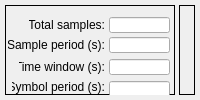
     <widget class="QWidget" name="tab_eye">
      <attribute name="title">
       <string>Eye diagram</string>
      </attribute>
      <layout class="QGridLayout" name="gridLayout_5">
       <property name="leftMargin">
        <number>5</number>
       </property>
       <property name="topMargin">
        <number>5</number>
       </property>
       <property name="rightMargin">
        <number>5</number>
       </property>
       <property name="bottomMargin">
        <number>5</number>
       </property>
       <property name="horizontalSpacing">
        <number>4</number>
       </property>
       <item row="0" column="0">
        <widget class="QFrame" name="dataFrameEye">
         <property name="sizePolicy">
          <sizepolicy hsizetype="Fixed" vsizetype="MinimumExpanding">
           <horstretch>0</horstretch>
           <verstretch>0</verstretch>
          </sizepolicy>
         </property>
         <property name="minimumSize">
          <size>
           <width>170</width>
           <height>0</height>
          </size>
         </property>
         <property name="autoFillBackground">
          <bool>true</bool>
         </property>
         <property name="frameShape">
          <enum>QFrame::Box</enum>
         </property>
         <property name="frameShadow">
          <enum>QFrame::Plain</enum>
         </property>
         <widget class="QLineEdit" name="totalSamplesEye">
          <property name="geometry">
           <rect>
            <x>104</x>
            <y>12</y>
            <width>61</width>
            <height>16</height>
           </rect>
          </property>
          <property name="readOnly">
           <bool>true</bool>
          </property>
         </widget>
         <widget class="QLabel" name="label_17">
          <property name="geometry">
           <rect>
            <x>24</x>
            <y>12</y>
            <width>76</width>
            <height>16</height>
           </rect>
          </property>
          <property name="text">
           <string>Total samples:</string>
          </property>
          <property name="alignment">
           <set>Qt::AlignRight|Qt::AlignTrailing|Qt::AlignVCenter</set>
          </property>
         </widget>
         <widget class="QLineEdit" name="samplingPeriodEye">
          <property name="geometry">
           <rect>
            <x>104</x>
            <y>32</y>
            <width>61</width>
            <height>16</height>
           </rect>
          </property>
          <property name="readOnly">
           <bool>true</bool>
          </property>
         </widget>
         <widget class="QLabel" name="label_39">
          <property name="geometry">
           <rect>
            <x>3</x>
            <y>32</y>
            <width>97</width>
            <height>16</height>
           </rect>
          </property>
          <property name="frameShape">
           <enum>QFrame::NoFrame</enum>
          </property>
          <property name="text">
           <string>Sample period (s):</string>
          </property>
          <property name="alignment">
           <set>Qt::AlignRight|Qt::AlignTrailing|Qt::AlignVCenter</set>
          </property>
         </widget>
         <widget class="QLineEdit" name="timeWindowEye">
          <property name="geometry">
           <rect>
            <x>104</x>
            <y>54</y>
            <width>61</width>
            <height>16</height>
           </rect>
          </property>
          <property name="readOnly">
           <bool>true</bool>
          </property>
         </widget>
         <widget class="QLabel" name="label_40">
          <property name="geometry">
           <rect>
            <x>14</x>
            <y>54</y>
            <width>86</width>
            <height>16</height>
           </rect>
          </property>
          <property name="frameShape">
           <enum>QFrame::NoFrame</enum>
          </property>
          <property name="text">
           <string>Time window (s):</string>
          </property>
          <property name="alignment">
           <set>Qt::AlignRight|Qt::AlignTrailing|Qt::AlignVCenter</set>
          </property>
         </widget>
         <widget class="QGroupBox" name="groupBox_9">
          <property name="geometry">
           <rect>
            <x>5</x>
            <y>172</y>
            <width>160</width>
            <height>88</height>
           </rect>
          </property>
          <property name="title">
           <string>Signal type (for viewing)</string>
          </property>
          <widget class="QCheckBox" name="signalCheckBoxEye">
           <property name="geometry">
            <rect>
             <x>10</x>
             <y>28</y>
             <width>91</width>
             <height>17</height>
            </rect>
           </property>
           <property name="text">
            <string>Display signal</string>
           </property>
           <property name="checked">
            <bool>false</bool>
           </property>
          </widget>
          <widget class="QCheckBox" name="sigandnoiseCheckBoxEye">
           <property name="geometry">
            <rect>
             <x>10</x>
             <y>46</y>
             <width>141</width>
             <height>17</height>
            </rect>
           </property>
           <property name="text">
            <string>Display signal + noise</string>
           </property>
          </widget>
          <widget class="QRadioButton" name="radioButtonLinearPwrEye">
           <property name="geometry">
            <rect>
             <x>56</x>
             <y>66</y>
             <width>51</width>
             <height>17</height>
            </rect>
           </property>
           <property name="text">
            <string>Watts</string>
           </property>
           <property name="checked">
            <bool>false</bool>
           </property>
          </widget>
          <widget class="QRadioButton" name="radioButtonLogPwrEye">
           <property name="geometry">
            <rect>
             <x>112</x>
             <y>66</y>
             <width>46</width>
             <height>17</height>
            </rect>
           </property>
           <property name="text">
            <string>dBm</string>
           </property>
          </widget>
          <widget class="QRadioButton" name="radioButtonMagEye">
           <property name="geometry">
            <rect>
             <x>8</x>
             <y>66</y>
             <width>44</width>
             <height>17</height>
            </rect>
           </property>
           <property name="text">
            <string>Mag</string>
           </property>
           <property name="checked">
            <bool>true</bool>
           </property>
          </widget>
         </widget>
         <widget class="QGroupBox" name="groupBox_10">
          <property name="geometry">
           <rect>
            <x>5</x>
            <y>98</y>
            <width>160</width>
            <height>70</height>
           </rect>
          </property>
          <property name="title">
           <string>Iterations</string>
          </property>
          <widget class="QLabel" name="label_42">
           <property name="geometry">
            <rect>
             <x>42</x>
             <y>26</y>
             <width>55</width>
             <height>16</height>
            </rect>
           </property>
           <property name="layoutDirection">
            <enum>Qt::LeftToRight</enum>
           </property>
           <property name="text">
            <string>Current:</string>
           </property>
           <property name="alignment">
            <set>Qt::AlignRight|Qt::AlignTrailing|Qt::AlignVCenter</set>
           </property>
          </widget>
          <widget class="QSpinBox" name="spinBoxEye">
           <property name="geometry">
            <rect>
             <x>104</x>
             <y>22</y>
             <width>41</width>
             <height>23</height>
            </rect>
           </property>
           <property name="readOnly">
            <bool>false</bool>
           </property>
           <property name="suffix">
            <string/>
           </property>
           <property name="minimum">
            <number>1</number>
           </property>
           <property name="maximum">
            <number>100</number>
           </property>
          </widget>
          <widget class="QLineEdit" name="totalIterationsEye">
           <property name="geometry">
            <rect>
             <x>104</x>
             <y>48</y>
             <width>31</width>
             <height>17</height>
            </rect>
           </property>
           <property name="readOnly">
            <bool>true</bool>
           </property>
          </widget>
          <widget class="QLabel" name="label_43">
           <property name="geometry">
            <rect>
             <x>16</x>
             <y>46</y>
             <width>81</width>
             <height>16</height>
            </rect>
           </property>
           <property name="layoutDirection">
            <enum>Qt::LeftToRight</enum>
           </property>
           <property name="text">
            <string>Total iterations:</string>
           </property>
           <property name="alignment">
            <set>Qt::AlignRight|Qt::AlignTrailing|Qt::AlignVCenter</set>
           </property>
          </widget>
         </widget>
         <widget class="QGroupBox" name="groupBox_11">
          <property name="geometry">
           <rect>
            <x>5</x>
            <y>264</y>
            <width>160</width>
            <height>67</height>
           </rect>
          </property>
          <property name="title">
           <string>Plot settings</string>
          </property>
          <widget class="QCheckBox" name="checkBoxMajorGridEye">
           <property name="geometry">
            <rect>
             <x>10</x>
             <y>26</y>
             <width>118</width>
             <height>17</height>
            </rect>
           </property>
           <property name="text">
            <string>Display major grid</string>
           </property>
           <property name="checked">
            <bool>true</bool>
           </property>
          </widget>
          <widget class="QCheckBox" name="checkBoxMinorGridEye">
           <property name="geometry">
            <rect>
             <x>10</x>
             <y>44</y>
             <width>120</width>
             <height>17</height>
            </rect>
           </property>
           <property name="text">
            <string>Display minor grid</string>
           </property>
           <property name="checked">
            <bool>true</bool>
           </property>
          </widget>
         </widget>
         <widget class="QGroupBox" name="groupBox_12">
          <property name="geometry">
           <rect>
            <x>5</x>
            <y>336</y>
            <width>160</width>
            <height>73</height>
           </rect>
          </property>
          <property name="title">
           <string>Eye window settings</string>
          </property>
          <widget class="QLineEdit" name="windowEye">
           <property name="geometry">
            <rect>
             <x>90</x>
             <y>28</y>
             <width>65</width>
             <height>16</height>
            </rect>
           </property>
          </widget>
          <widget class="QLabel" name="label_44">
           <property name="geometry">
            <rect>
             <x>6</x>
             <y>24</y>
             <width>79</width>
             <height>20</height>
            </rect>
           </property>
           <property name="text">
            <string>Num eyes:</string>
           </property>
           <property name="alignment">
            <set>Qt::AlignRight|Qt::AlignTrailing|Qt::AlignVCenter</set>
           </property>
          </widget>
          <widget class="QPushButton" name="actionEyeWindow">
           <property name="geometry">
            <rect>
             <x>42</x>
             <y>48</y>
             <width>75</width>
             <height>21</height>
            </rect>
           </property>
           <property name="text">
            <string>Apply</string>
           </property>
          </widget>
         </widget>
         <widget class="QLineEdit" name="symbolPeriodEye">
          <property name="geometry">
           <rect>
            <x>104</x>
            <y>76</y>
            <width>61</width>
            <height>16</height>
           </rect>
          </property>
          <property name="readOnly">
           <bool>true</bool>
          </property>
         </widget>
         <widget class="QLabel" name="label_41">
          <property name="geometry">
           <rect>
            <x>7</x>
            <y>74</y>
            <width>93</width>
            <height>16</height>
           </rect>
          </property>
          <property name="frameShape">
           <enum>QFrame::NoFrame</enum>
          </property>
          <property name="text">
           <string>Symbol period (s):</string>
          </property>
          <property name="alignment">
           <set>Qt::AlignRight|Qt::AlignTrailing|Qt::AlignVCenter</set>
          </property>
         </widget>
        </widget>
       </item>
       <item row="0" column="1">
        <widget class="QFrame" name="graphFrameEye">
         <property name="sizePolicy">
          <sizepolicy hsizetype="Expanding" vsizetype="Expanding">
           <horstretch>0</horstretch>
           <verstretch>0</verstretch>
          </sizepolicy>
         </property>
         <property name="layoutDirection">
          <enum>Qt::LeftToRight</enum>
         </property>
         <property name="autoFillBackground">
          <bool>true</bool>
         </property>
         <property name="frameShape">
          <enum>QFrame::Box</enum>
         </property>
         <property name="frameShadow">
          <enum>QFrame::Plain</enum>
         </property>
         <property name="lineWidth">
          <number>1</number>
         </property>
         <property name="midLineWidth">
          <number>1</number>
         </property>
        </widget>
       </item>
      </layout>
     </widget>
